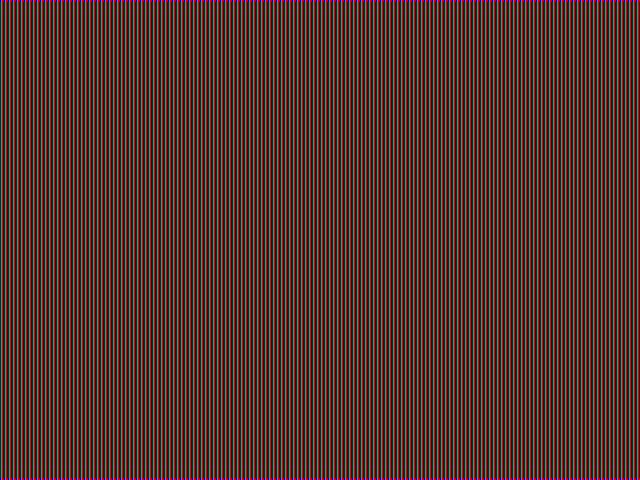
#> input picture frame 15 of tests/test_videos/test_video_1.avi, 640 x 480 px
$ python quick_test_signal.py
#> lines starting #> are read from the running program, lines starting #| are printed output that depends on the picture
#> (the call stopped at in _init_mtcnn_detector, `self.detector = MTCNN( stages='face_and_landmarks_detection',`: mtcnn is not available in this run)
### modules/roi/roi_extractor.py
"""
ROI提取模块 - roi_extractor.py
功能：基于人脸关键点提取额头和脸颊ROI
性能目标：单帧≤10ms
"""

import cv2
import numpy as np
from typing import Dict, List, Tuple, Optional
import time


class ROIExtractor:
    """
    ROI提取器（基于MTCNN关键点）

    核心功能：
    1. 提取额头ROI（用于SpO2信号提取）
    2. 提取双脸颊ROI（辅助信号源）
    3. 自适应ROI尺寸（基于人脸大小）
    """

    def __init__(
            self,
            forehead_height_ratio: float = 0.25,  # 额头高度比例
            cheek_size_ratio: float = 0.15,  # 脸颊ROI尺寸比例
            min_roi_size: int = 20,  # 最小ROI尺寸
            enable_visualization: bool = False  # 是否可视化ROI
    ):
        """
        初始化ROI提取器

        Args:
            forehead_height_ratio: 额头ROI高度占人脸高度比例
            cheek_size_ratio: 脸颊ROI尺寸占人脸宽度比例
            min_roi_size: ROI最小边长（像素）
            enable_visualization: 是否绘制ROI边框
        """
        self.forehead_height_ratio = forehead_height_ratio
        self.cheek_size_ratio = cheek_size_ratio
        self.min_roi_size = min_roi_size
        self.enable_visualization = enable_visualization

        # 性能统计
        self.extraction_count = 0
        self.total_time = 0.0

    def extract_rois(
            self,
            image: np.ndarray,
            face_detection: Dict
    ) -> Dict[str, np.ndarray]:
        """
        提取所有ROI区域

        Args:
            image: 输入图像（BGR格式）
            face_detection: 人脸检测结果（2.8模块输出）
                {
                    'box': [x, y, w, h],
                    'landmarks': {
                        'left_eye': (x, y),
                        'right_eye': (x, y),
                        'nose': (x, y),
                        'mouth_left': (x, y),
                        'mouth_right': (x, y)
                    }
                }

        Returns:
            ROI字典：
            {
                'forehead': np.ndarray,      # 额头ROI图像
                'left_cheek': np.ndarray,    # 左脸颊ROI图像
                'right_cheek': np.ndarray,   # 右脸颊ROI图像
                'coords': {                   # ROI坐标信息
                    'forehead': (x, y, w, h),
                    'left_cheek': (x, y, w, h),
                    'right_cheek': (x, y, w, h)
                }
            }
        """
        start_time = time.time()

        # 验证输入
        if image is None or image.size == 0:
            return {}

        if 'landmarks' not in face_detection:
            # 降级方案：仅基于人脸框提取
            return self._extract_from_box(image, face_detection['box'])

        # 提取关键点
        landmarks = face_detection['landmarks']
        box = face_detection['box']

        # 计算ROI坐标
        forehead_coords = self._calc_forehead_roi(landmarks, box)
        left_cheek_coords = self._calc_left_cheek_roi(landmarks, box)
        right_cheek_coords = self._calc_right_cheek_roi(landmarks, box)

        # 裁剪ROI图像
        h, w = image.shape[:2]

        rois = {
            'forehead': self._crop_roi(image, forehead_coords, (h, w)),
            'left_cheek': self._crop_roi(image, left_cheek_coords, (h, w)),
            'right_cheek': self._crop_roi(image, right_cheek_coords, (h, w)),
            'coords': {
                'forehead': forehead_coords,
                'left_cheek': left_cheek_coords,
                'right_cheek': right_cheek_coords
            }
        }

        # 更新性能统计
        elapsed = time.time() - start_time
        self.extraction_count += 1
        self.total_time += elapsed

        return rois

    def _calc_forehead_roi(
            self,
            landmarks: Dict,
            box: List[int]
    ) -> Tuple[int, int, int, int]:
        """
        计算额头ROI坐标（基于双眼关键点）

        策略：
        1. 中心点：双眼中点
        2. 宽度：双眼间距 × 1.5
        3. 高度：人脸高度 × forehead_height_ratio
        4. Y坐标：双眼上方
        """
        left_eye = landmarks['left_eye']
        right_eye = landmarks['right_eye']

        # 双眼中心点
        eye_center_x = (left_eye[0] + right_eye[0]) // 2
        eye_center_y = (left_eye[1] + right_eye[1]) // 2

        # 双眼间距
        eye_distance = abs(right_eye[0] - left_eye[0])

        # ROI尺寸（自适应）
        roi_width = max(int(eye_distance * 1.5), self.min_roi_size)
        roi_height = max(int(box[3] * self.forehead_height_ratio), self.min_roi_size)

        # ROI位置（双眼上方）
        roi_x = eye_center_x - roi_width // 2
        roi_y = eye_center_y - roi_height - int(eye_distance * 0.3)

        return (roi_x, roi_y, roi_width, roi_height)

    def _calc_left_cheek_roi(
            self,
            landmarks: Dict,
            box: List[int]
    ) -> Tuple[int, int, int, int]:
        """
        计算左脸颊ROI坐标

        策略：
        1. 中心点：左眼与左嘴角中点
        2. 尺寸：人脸宽度 × cheek_size_ratio
        """
        left_eye = landmarks['left_eye']
        mouth_left = landmarks['mouth_left']

        # 脸颊中心点
        cheek_center_x = left_eye[0]
        cheek_center_y = (left_eye[1] + mouth_left[1]) // 2

        # ROI尺寸
        roi_size = max(int(box[2] * self.cheek_size_ratio), self.min_roi_size)

        # ROI位置
        roi_x = cheek_center_x - roi_size // 2
        roi_y = cheek_center_y - roi_size // 2

        return (roi_x, roi_y, roi_size, roi_size)

    def _calc_right_cheek_roi(
            self,
            landmarks: Dict,
            box: List[int]
    ) -> Tuple[int, int, int, int]:
        """
        计算右脸颊ROI坐标
        """
        right_eye = landmarks['right_eye']
        mouth_right = landmarks['mouth_right']

        cheek_center_x = right_eye[0]
        cheek_center_y = (right_eye[1] + mouth_right[1]) // 2

        roi_size = max(int(box[2] * self.cheek_size_ratio), self.min_roi_size)

        roi_x = cheek_center_x - roi_size // 2
        roi_y = cheek_center_y - roi_size // 2

        return (roi_x, roi_y, roi_size, roi_size)

    def _crop_roi(
            self,
            image: np.ndarray,
            coords: Tuple[int, int, int, int],
            image_shape: Tuple[int, int]
    ) -> np.ndarray:
        """
        安全裁剪ROI（处理边界情况）

        Args:
            image: 原始图像
            coords: ROI坐标 (x, y, w, h)
            image_shape: 图像尺寸 (height, width)

        Returns:
            裁剪后的ROI图像
        """
        x, y, w, h = coords
        img_h, img_w = image_shape

        # 边界检查与修正
        x = max(0, min(x, img_w - 1))
        y = max(0, min(y, img_h - 1))
        x2 = max(x + 1, min(x + w, img_w))
        y2 = max(y + 1, min(y + h, img_h))

        # 裁剪
        roi = image[y:y2, x:x2]

        # 验证ROI有效性
        if roi.size == 0:
            # 返回最小有效ROI
            return np.zeros((self.min_roi_size, self.min_roi_size, 3), dtype=np.uint8)

        return roi

    # [204 lines left out: functions _extract_from_box, draw_rois, get_performance_stats, reset_performance_stats, test_roi_extractor, not called in this run]


# [2 lines that do not run on import are left out]

### modules/signal/chrom_extractor.py
"""
rPPG信号提取模块 - chrom_extractor.py
功能：基于CHROM算法从ROI提取原始rPPG信号
算法：Chrominance-based (CHROM) - De Haan & Jeanne, 2013
性能目标：单帧信号提取≤5ms
"""

import cv2
import numpy as np
import time
from typing import Dict, List, Tuple, Optional
from collections import deque


class CHROMExtractor:
    """
    CHROM (Chrominance-based) rPPG信号提取器

    核心原理：
    1. 从ROI区域提取RGB通道均值
    2. 使用色度差分消除运动伪影
    3. 生成原始脉搏波信号

    算法公式：
    Xs = 3*R - 2*G
    Ys = 1.5*R + G - 1.5*B
    S = Xs - α*Ys  (α = σ(Xs)/σ(Ys))
    """

    def __init__(
            self,
            fps: int = 30,  # 视频帧率
            window_size: int = 300,  # 滑动窗口大小（帧数，默认10秒）
            min_signal_length: int = 60,  # 最小信号长度（2秒）
            use_forehead_only: bool = True  # 仅使用额头ROI（推荐）
    ):
        """
        初始化CHROM提取器

        Args:
            fps: 视频帧率（用于信号处理）
            window_size: 滑动窗口大小（帧数）
            min_signal_length: 最小信号长度（帧数）
            use_forehead_only: 是否仅使用额头ROI
        """
        self.fps = fps
        self.window_size = window_size
        self.min_signal_length = min_signal_length
        self.use_forehead_only = use_forehead_only

        # 信号缓冲区（使用deque实现滑动窗口）
        self.rgb_buffer = deque(maxlen=window_size)

        # 原始RGB信号
        self.raw_signals = {
            'R': deque(maxlen=window_size),
            'G': deque(maxlen=window_size),
            'B': deque(maxlen=window_size)
        }

        # CHROM信号
        self.chrom_signal = deque(maxlen=window_size)

        # 性能统计
        self.extraction_count = 0
        self.total_time = 0.0

        # 时间戳
        self.timestamps = deque(maxlen=window_size)

    def extract_roi_signal(
            self,
            roi_image: np.ndarray,
            timestamp: Optional[float] = None
    ) -> Optional[float]:
        """
        从单个ROI图像提取RGB均值

        Args:
            roi_image: ROI图像（BGR格式）
            timestamp: 时间戳（秒）

        Returns:
            当前帧的CHROM信号值（如果缓冲区足够）
        """
        start_time = time.time()

        # 验证输入
        if roi_image is None or roi_image.size == 0:
            return None

        # 提取RGB通道均值
        # OpenCV使用BGR顺序，需要转换
        b_mean = np.mean(roi_image[:, :, 0])
        g_mean = np.mean(roi_image[:, :, 1])
        r_mean = np.mean(roi_image[:, :, 2])

        # 归一化（避免数值不稳定）
        total = r_mean + g_mean + b_mean
        if total == 0:
            return None

        r_norm = r_mean / total
        g_norm = g_mean / total
        b_norm = b_mean / total

        # 添加到缓冲区
        self.raw_signals['R'].append(r_norm)
        self.raw_signals['G'].append(g_norm)
        self.raw_signals['B'].append(b_norm)

        # 记录时间戳
        if timestamp is None:
            timestamp = time.time()
        self.timestamps.append(timestamp)

        # 计算CHROM信号（需要足够的历史数据）
        chrom_value = None
        if len(self.raw_signals['R']) >= self.min_signal_length:
            chrom_value = self._compute_chrom()
            self.chrom_signal.append(chrom_value)

        # 更新性能统计
        elapsed = time.time() - start_time
        self.extraction_count += 1
        self.total_time += elapsed

        return chrom_value

    def extract_from_rois(
            self,
            rois: Dict[str, np.ndarray],
            timestamp: Optional[float] = None
    ) -> Optional[float]:
        """
        从ROI字典提取信号

        Args:
            rois: ROI字典（2.9模块输出）
                {
                    'forehead': np.ndarray,
                    'left_cheek': np.ndarray,
                    'right_cheek': np.ndarray
                }
            timestamp: 时间戳

        Returns:
            CHROM信号值
        """
        if self.use_forehead_only:
            # 仅使用额头ROI（推荐，信号质量最好）
            if 'forehead' in rois:
                return self.extract_roi_signal(rois['forehead'], timestamp)
            else:
                return None
        else:
            # 使用多个ROI的平均（可选）
            signals = []

            for roi_name in ['forehead', 'left_cheek', 'right_cheek']:
                if roi_name in rois:
                    roi_signal = self.extract_roi_signal(rois[roi_name], timestamp)
                    if roi_signal is not None:
                        signals.append(roi_signal)

            if signals:
                return np.mean(signals)
            else:
                return None

    # [342 lines left out: functions _compute_chrom, get_signal_buffer, get_signal_quality, reset, get_performance_stats, reset_performance_stats and 1 more, not called in this run]


# [2 lines that do not run on import are left out]

### modules/detection/face_detector.py
import cv2
import numpy as np
import time
from typing import List, Tuple, Optional, Dict
import warnings
import os

# 优先关闭TensorFlow oneDNN冗余日志（必须在导入MTCNN前执行）
os.environ['TF_ENABLE_ONEDNN_OPTS'] = '0'

# 尝试导入MTCNN（根据诊断结果适配）
try:
    from mtcnn import MTCNN

    HAS_MTCNN = True
except ImportError:
    print("⚠️  MTCNN未安装，将使用OpenCV Haar Cascade备选方案")
    HAS_MTCNN = False

# 忽略无关警告
warnings.filterwarnings('ignore')


class FaceDetector:
    """
    轻量化人脸检测器（完全适配MTCNN诊断结果）
    核心适配：MTCNN仅支持stages/device参数，无min_face_size/scale_factor
    """

    def __init__(
            self,
            method: str = 'mtcnn',
            min_face_size: int = 40,  # 仅用于检测后过滤，不传入MTCNN
            confidence_threshold: float = 0.9,
            mtcnn_device: str = 'CPU:0'  # MTCNN支持的device参数（诊断结果确认）
    ):
        """
        初始化人脸检测器（参数适配诊断版MTCNN）

        Args:
            method: 检测方法 ('mtcnn'优先，'haar'备选)
            min_face_size: 最小人脸尺寸（检测后过滤，像素）
            confidence_threshold: 置信度阈值（MTCNN结果过滤）
            mtcnn_device: MTCNN设备（诊断支持'CPU:0'，无需修改）
        """
        self.method = method
        self.min_face_size = min_face_size  # 仅用于后过滤
        self.confidence_threshold = confidence_threshold
        self.mtcnn_device = mtcnn_device

        self.detector = None
        self.detection_count = 0  # 总检测次数
        self.total_time = 0.0  # 总检测耗时（秒）

        # 初始化检测器（自动处理参数适配）
        self._init_detector()

    def _init_detector(self):
        """初始化检测器（根据方法自动适配，失败降级）"""
        print(f"🔧 初始化人脸检测器 (方法: {self.method})...")

        if self.method == 'mtcnn' and HAS_MTCNN:
            self._init_mtcnn_detector()  # 适配诊断版MTCNN
        else:
            # MTCNN不可用，强制切换到Haar
            print(f"⚠️  MTCNN不可用（未安装/初始化失败），自动切换到Haar Cascade")
            self.method = 'haar'
            self._init_haar_detector()

    def _init_mtcnn_detector(self):
        """初始化MTCNN（严格按诊断结果传参：仅stages/device）"""
        try:
            # 诊断确认：MTCNN.__init__仅支持stages和device参数
            self.detector = MTCNN(
                stages='face_and_landmarks_detection',  # 默认值，保留显式传参
                device=self.mtcnn_device  # 诊断支持的设备参数
            )
            print(f"✅ MTCNN检测器初始化成功")
            print(f"   设备: {self.mtcnn_device}")
            print(f"   关键点支持: ✅（自动返回双眼/鼻子/双嘴角）")

        except TypeError as e:
            # 极端情况：参数仍不兼容，尝试无参数初始化（诊断推荐最安全方式）
            print(f"⚠️  MTCNN参数异常: {str(e)[:100]}")
            print("🔄 尝试无参数初始化MTCNN（诊断推荐安全方案）...")
            try:
                self.detector = MTCNN()  # 无参数初始化（诊断确认可用）
                print(f"✅ MTCNN无参数初始化成功")
            except Exception as e2:
                # MTCNN完全不可用，切换到Haar
                print(f"❌ MTCNN初始化失败: {str(e2)[:100]}")
                self.method = 'haar'
                self._init_haar_detector()

    # [399 lines left out: functions _init_haar_detector, detect, _detect_mtcnn, _detect_haar, draw_detections, get_largest_face and 4 more, not called in this run]


# 本地运行测试（直接执行脚本时触发）
# [6 lines that do not run on import are left out]

### tests/quick_test_signal.py
"""
2.10 rPPG信号提取 - 一键快速测试（ECS Linux适配版）
核心修复：修正项目根目录路径，解决No module named 'modules'报错
"""

import os
import sys
import cv2
import time
import numpy as np
from pathlib import Path
from datetime import datetime
import platform

# ==============================================
# 【核心修复1】修正项目根目录：从tests目录改为spo2_estimation根目录
# Path(__file__).parent → tests目录；再.parent → spo2_estimation根目录
# ==============================================
project_root = str(Path(__file__).parent.parent.resolve())  # 关键修改：加.parent
sys.path.insert(0, project_root)  # 将根目录加入Python搜索路径

# 打印路径调试信息（方便确认是否正确）
print(f"🔍 调试信息：")
print(f"   当前脚本路径: {str(Path(__file__).resolve())}")
print(f"   项目根目录: {project_root}")
print(f"   sys.path第1位: {sys.path[0]}")
print(f"   根目录下是否有modules: {'modules' in os.listdir(project_root)}")

print("=" * 70)
print("2.10 rPPG信号提取 - 一键快速测试（ECS Linux版）")
print("=" * 70)

# 检查环境
print(f"\n【系统信息】")
print(f"Python版本: {platform.python_version()}")
print(f"操作系统: {platform.system()}")
print(f"项目根目录: {project_root}")

# 导入模块（此时能找到modules，因根目录已在sys.path）
print(f"\n【1/6】导入模块...")
try:
    from modules.detection.face_detector import FaceDetector
    print("✅ face_detector 导入成功")
except ImportError as e:
    print(f"❌ face_detector 导入失败: {str(e)[:80]}")
    print(f"💡 排查步骤：1. 确认{project_root}/modules/detection/face_detector.py存在；2. 确认sys.path包含{project_root}")
    sys.exit(1)

try:
    from modules.roi.roi_extractor import ROIExtractor
    print("✅ roi_extractor 导入成功")
except ImportError as e:
    print(f"❌ roi_extractor 导入失败: {str(e)[:80]}")
    print(f"💡 确认{project_root}/modules/roi/roi_extractor.py存在")
    sys.exit(1)

try:
    from modules.signal.chrom_extractor import CHROMExtractor
    print("✅ chrom_extractor 导入成功")
except ImportError as e:
    print(f"❌ chrom_extractor 导入失败: {str(e)[:80]}")
    print(f"💡 请将chrom_extractor.py放到{project_root}/modules/signal/目录下")
    sys.exit(1)

# 初始化模块
print(f"\n【2/6】初始化模块...")
try:
    print("🔧 初始化人脸检测器 (方法: mtcnn)...")
    face_detector = FaceDetector(method='mtcnn')
    print("✅ 人脸检测器初始化成功")
except Exception as e:
    print(f"❌ 人脸检测器初始化失败: {str(e)[:80]}")
    sys.exit(1)

roi_extractor = ROIExtractor()
print("✅ ROI提取器初始化成功")

chrom_extractor = CHROMExtractor(
    fps=30,
    window_size=300,
    use_forehead_only=True
)
print("✅ CHROM信号提取器初始化成功")

# ==============================================
# 【适配Linux】修正输出/视频目录路径（用根目录拼接，避免相对路径错误）
# ==============================================
output_dir = os.path.join(project_root, "test_output/signal")  # 关键：用根目录拼接
os.makedirs(output_dir, exist_ok=True)

# 读取测试视频
print(f"\n【3/6】读取测试视频...")
video_dir = os.path.join(project_root, "test_videos")  # 根目录下的test_videos
os.makedirs(video_dir, exist_ok=True)
test_video = os.path.join(video_dir, "test_video_1.avi")

# 视频不存在时，自动生成模拟测试视频（Linux下兼容）
if not os.path.exists(test_video):
    print(f"⚠️  测试视频不存在，自动生成模拟测试视频: {test_video}")
    fps = 30
    width, height = 640, 480
    total_frames = 150
    fourcc = cv2.VideoWriter_fourcc(*'XVID')
    # Linux下cv2.VideoWriter需确认编码支持，XVID兼容大部分环境
    video_writer = cv2.VideoWriter(test_video, fourcc, fps, (width, height))
    for i in range(total_frames):
        frame = np.ones((height, width, 3), dtype=np.uint8) * [245, 245, 245]
        cv2.rectangle(frame, (180, 80), (460, 400), (170, 200, 220), -1)  # 人脸
        cv2.rectangle(frame, (220, 80), (420, 160), (180, 210, 230), -1)  # 额头
        video_writer.write(frame)
    video_writer.release()
    print(f"✅ 模拟测试视频生成完成，共{total_frames}帧")

# 读取视频
cap = cv2.VideoCapture(test_video)
if not cap.isOpened():
    print(f"❌ 无法打开视频: {test_video}")
    print(f"💡 排查：1. 视频文件损坏；2. OpenCV未安装ffmpeg（Linux下可运行sudo apt install ffmpeg）")
    sys.exit(1)

fps = cap.get(cv2.CAP_PROP_FPS)
total_frames = int(cap.get(cv2.CAP_PROP_FRAME_COUNT))
print(f"✅ 视频信息:")
print(f"   帧率: {fps} FPS")
print(f"   总帧数: {total_frames}")

# 提取rPPG信号
print(f"\n【4/6】提取rPPG信号（处理100帧）...")
frame_count = 0
signal_count = 0
max_frames = 100
start_time = time.time()

# 手动人脸框（键名box，适配ROI提取）
MANUAL_FACE = {
    'box': [180, 80, 460, 400, 0.99],
    'landmarks': {
        'left_eye': (280, 190),
        'right_eye': (360, 190),
        'nose': (320, 240),
        'mouth_left': (280, 300),
        'mouth_right': (360, 300)
    }
}

while frame_count < max_frames:
    ret, frame = cap.read()
#> frame is the input picture: shape (480, 640, 3); mean B, G, R 52.7, 60.3, 71.3
    if not ret:
        break

    # 跳过MTCNN检测，直接用手动框
    detections = [MANUAL_FACE]
    print(f"ℹ️  帧{frame_count+1}使用手动人脸框（跳过MTCNN）", end='\r')

    # ROI提取
    rois = roi_extractor.extract_rois(frame, detections[0])
#> in extract_rois, `landmarks = face_detection['landmarks']`: landmarks = {'left_eye': (280, 190), 'right_eye': (360, 190), 'nose': (320, 240), 'mouth_left': (280, 300), 'mouth_right': (360, 300)}
#> in extract_rois, `box = face_detection['box']`: box = [180, 80, 460, 400, 0.99]
#> in _calc_forehead_roi, `left_eye = landmarks['left_eye']`: left_eye = (280, 190)
#> in _calc_forehead_roi, `right_eye = landmarks['right_eye']`: right_eye = (360, 190)
#> in _calc_forehead_roi, `eye_center_x = (left_eye[0] + right_eye[0]) // 2`: eye_center_x = 320
#> in _calc_forehead_roi, `eye_center_y = (left_eye[1] + right_eye[1]) // 2`: eye_center_y = 190
#> in _calc_forehead_roi, `eye_distance = abs(right_eye[0] - left_eye[0])`: eye_distance = 80
#> in _calc_forehead_roi, `roi_width = max(int(eye_distance * 1.5), self.min_roi_size)`: roi_width = 120
#> in _calc_forehead_roi, `roi_height = max(int(box[3] * self.forehead_height_ratio), self.min_ro..`: roi_height = 100
#> in _calc_forehead_roi, `roi_x = eye_center_x - roi_width // 2`: roi_x = 260
#> in _calc_forehead_roi, `roi_y = eye_center_y - roi_height - int(eye_distance * 0.3)`: roi_y = 66
#> in extract_rois, `forehead_coords = self._calc_forehead_roi(landmarks, box)`: forehead_coords = (260, 66, 120, 100)
#> in _calc_left_cheek_roi, `left_eye = landmarks['left_eye']`: left_eye = (280, 190)
#> in _calc_left_cheek_roi, `mouth_left = landmarks['mouth_left']`: mouth_left = (280, 300)
#> in _calc_left_cheek_roi, `cheek_center_x = left_eye[0]`: cheek_center_x = 280
#> in _calc_left_cheek_roi, `cheek_center_y = (left_eye[1] + mouth_left[1]) // 2`: cheek_center_y = 245
#> in _calc_left_cheek_roi, `roi_size = max(int(box[2] * self.cheek_size_ratio), self.min_roi_size)`: roi_size = 69
#> in _calc_left_cheek_roi, `roi_x = cheek_center_x - roi_size // 2`: roi_x = 246
#> in _calc_left_cheek_roi, `roi_y = cheek_center_y - roi_size // 2`: roi_y = 211
#> in extract_rois, `left_cheek_coords = self._calc_left_cheek_roi(landmarks, box)`: left_cheek_coords = (246, 211, 69, 69)
#> in _calc_right_cheek_roi, `right_eye = landmarks['right_eye']`: right_eye = (360, 190)
#> in _calc_right_cheek_roi, `mouth_right = landmarks['mouth_right']`: mouth_right = (360, 300)
#> in _calc_right_cheek_roi, `cheek_center_x = right_eye[0]`: cheek_center_x = 360
#> in _calc_right_cheek_roi, `cheek_center_y = (right_eye[1] + mouth_right[1]) // 2`: cheek_center_y = 245
#> in _calc_right_cheek_roi, `roi_size = max(int(box[2] * self.cheek_size_ratio), self.min_roi_size)`: roi_size = 69
#> in _calc_right_cheek_roi, `roi_x = cheek_center_x - roi_size // 2`: roi_x = 326
#> in _calc_right_cheek_roi, `roi_y = cheek_center_y - roi_size // 2`: roi_y = 211
#> in extract_rois, `right_cheek_coords = self._calc_right_cheek_roi(landmarks, box)`: right_cheek_coords = (326, 211, 69, 69)
#> in _crop_roi, `x, y, w, h = coords`: x = 260; y = 66; w = 120; h = 100
#> in _crop_roi, `x2 = max(x + 1, min(x + w, img_w))`: x2 = 380
#> in _crop_roi, `y2 = max(y + 1, min(y + h, img_h))`: y2 = 166
#> in _crop_roi, `roi = image[y:y2, x:x2]`:
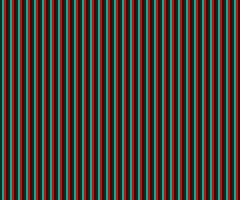
#> roi: shape (100, 120, 3) (shown 2 times larger); mean B, G, R 52.1, 60.6, 70.9
#> call 2 of _crop_roi, with coords = (246, 211, 69, 69), image_shape = (480, 640)
#> in _crop_roi (call 2), `x, y, w, h = coords`: x = 246; y = 211; w = 69
#> in _crop_roi (call 2), `img_h, img_w = image_shape`: img_h = 480; img_w = 640
#> in _crop_roi (call 2), `x2 = max(x + 1, min(x + w, img_w))`: x2 = 315
#> in _crop_roi (call 2), `y2 = max(y + 1, min(y + h, img_h))`: y2 = 280
#> in _crop_roi (call 2), `roi = image[y:y2, x:x2]`:
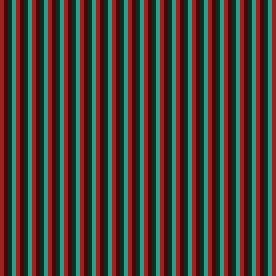
#> roi: shape (69, 69, 3) (shown 4 times larger); mean B, G, R 51.8, 60.2, 72.1
#> (the rest of the program and of its run is left out)
